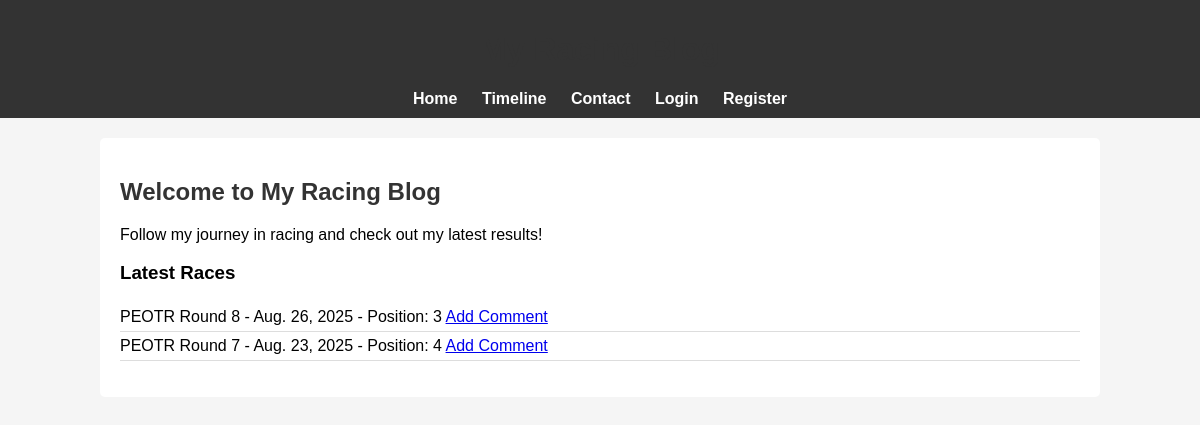
The page / on the database its author committed.
### main/models.py (models this page shows, shortened)
class RaceResult(models.Model):
    race_name = models.CharField(max_length=100)
    date = models.DateField()
    position = models.PositiveIntegerField()
    car_used = models.CharField(max_length=50)
    notes = models.TextField(blank=True, null=True)

### main/views.py (the view)
# urls.py: 2. Add a URL to urlpatterns:  path('', views.home, name='home')
def home(request):
    top_races = RaceResult.objects.order_by('-date')[:3]
    return render(request, 'home.html', {'top_races': top_races})

### main/templates/home.html
 {% load static %}
<link rel="stylesheet" href="{% static 'css/style.css' %}">
 <header>
    <h1>My Racing Blog</h1>
    <nav>
        <a href="{% url 'home' %}">Home</a>
        <a href="{% url 'timeline' %}">Timeline</a>
        <a href="{% url 'contact' %}">Contact</a>
        {% if user.is_authenticated %}
            <span>Hello, {{ user.username }}!</span>
            <a href="{% url 'add_race' %}" class="btn btn-primary">Add Race</a>
            <a href="{% url 'logout' %}">Logout</a>
        {% else %}
            <a href="{% url 'login' %}">Login</a>
            <a href="{% url 'register' %}">Register</a>
        {% endif %}
    </nav>
</header>
<div class="container">
<h2>Welcome to My Racing Blog</h2>
<p>Follow my journey in racing and check out my latest results!</p>
<h3>Latest Races</h3>
<ul>
  {% for race in top_races %}
    <li>
      {{ race.race_name }} - {{ race.date }} - Position: {{ race.position }}
      <a href="{% url 'add_comment' race.id %}">Add Comment</a>
    </li>
  {% empty %}
    <li>No races yet.</li>
  {% endfor %}
</ul>
</div>

### main/static/css/style.css (style rules this page uses)
header { background-color: #333; color: white; padding: 10px 0; text-align: center; }
nav a { color: white; text-decoration: none; margin: 0 10px; font-weight: bold; }
.container { width: 80%; margin: 20px auto; background-color: white; padding: 20px; border-radius: 5px; }
h1, h2 { color: #333; }
ul { list-style: none; padding: 0; }
ul li { padding: 5px 0; border-bottom: 1px solid #ddd; }

### rows shown on the page
RaceResult: race_name "PEOTR Round 8", date "Aug. 26, 2025", position "3"
RaceResult: race_name "PEOTR Round 7", date "Aug. 23, 2025", position "4"
